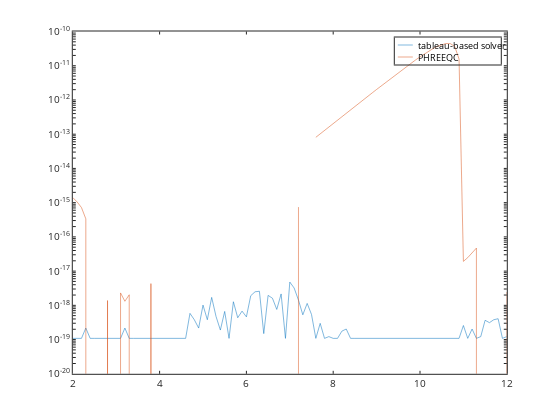

The notebook cell saved with this chart:
### Code cell
semilogy(pH,MASSERR,pH,PMASSERR)
legend('tableau-based solver','PHREEQC')

### Figure 1 — Plotly figure (JSON) as saved in the notebook; plotly's stock layout.template omitted (floating-point values rounded to 4 significant figures)
{"data": [{"line": {"color": "rgb(0,113,188)", "dash": "solid", "width": 0.5}, "marker": {"color": "rgb(0,113,188)", "line": {"color": "rgb(0,113,188)"}, "size": 6, "symbol": "none"}, "mode": "lines", "name": "tableau-based solver", "showlegend": true, "type": "scatter", "visibility": true, "x": [2, 2.1, 2.2, 2.3, 2.4, 2.5, 2.6, 2.7, 2.8, 2.9, 3, 3.1, 3.2, 3.3, 3.4, 3.5, 3.6, 3.7, 3.8, 3.9, 4, 4.1, 4.2, 4.3, 4.4, 4.5, 4.6, 4.7, 4.8, 4.9, 5, 5.1, 5.2, 5.3, 5.4, 5.5, 5.6, 5.7, 5.8, 5.9, 6, 6.1, 6.2, 6.3, 6.4, 6.5, 6.6, 6.7, 6.8, 6.9, 7, 7.1, 7.2, 7.3, 7.4, 7.5, 7.6, 7.7, 7.8, 7.9, 8, 8.1, 8.2, 8.3, 8.4, 8.5, 8.6, 8.7, 8.8, 8.9, 9, 9.1, 9.2, 9.3, 9.4, 9.5, 9.6, 9.7, 9.8, 9.9, 10, 10.1, 10.2, 10.3, 10.4, 10.5, 10.6, 10.7, 10.8, 10.9, 11, 11.1, 11.2, 11.3, 11.4, 11.5, 11.6, 11.7, 11.8, 11.9, 12], "xaxis": "x", "y": [1.084e-19, 1.084e-19, 1.084e-19, 2.168e-19, 1.084e-19, 1.084e-19, 1.084e-19, 1.084e-19, 1.084e-19, 1.084e-19, 1.084e-19, 1.084e-19, 2.168e-19, 1.084e-19, 1.084e-19, 1.084e-19, 1.084e-19, 1.084e-19, 1.084e-19, 1.084e-19, 1.084e-19, 1.084e-19, 1.084e-19, 1.084e-19, 1.084e-19, 1.084e-19, 1.084e-19, 5.828e-19, 3.795e-19, 2.168e-19, 1.016e-18, 3.795e-19, 1.708e-18, 4.743e-19, 1.897e-19, 6.641e-19, 1.084e-19, 1.274e-18, 4.337e-19, 6.776e-19, 4.608e-19, 1.911e-18, 2.494e-18, 2.575e-18, 1.491e-19, 1.952e-18, 1.613e-18, 7.589e-19, 2.155e-18, 1.084e-19, 4.784e-18, 3.212e-18, 1.423e-18, 5.285e-19, 1.138e-18, 5.421e-19, 1.084e-19, 2.982e-19, 1.084e-19, 1.22e-19, 1.084e-19, 1.084e-19, 1.762e-19, 2.033e-19, 1.084e-19, 1.084e-19, 1.084e-19, 1.084e-19, 1.084e-19, 1.084e-19, 1.084e-19, 1.084e-19, 1.084e-19, 1.084e-19, 1.084e-19, 1.084e-19, 1.084e-19, 1.084e-19, 1.084e-19, 1.084e-19, 1.084e-19, 1.084e-19, 1.084e-19, 1.084e-19, 1.084e-19, 1.084e-19, 1.084e-19, 1.084e-19, 1.084e-19, 1.084e-19, 2.575e-19, 1.084e-19, 2.033e-19, 1.084e-19, 1.22e-19, 3.659e-19, 3.117e-19, 3.795e-19, 4.066e-19, 1.084e-19, 1.22e-19], "yaxis": "y"}, {"line": {"color": "rgb(216,82,24)", "dash": "solid", "width": 0.5}, "marker": {"color": "rgb(216,82,24)", "line": {"color": "rgb(216,82,24)"}, "size": 6, "symbol": "none"}, "mode": "lines", "name": "PHREEQC", "showlegend": true, "type": "scatter", "visibility": true, "x": [2, 2.1, 2.2, 2.3, 2.4, 2.5, 2.6, 2.7, 2.8, 2.9, 3, 3.1, 3.2, 3.3, 3.4, 3.5, 3.6, 3.7, 3.8, 3.9, 4, 4.1, 4.2, 4.3, 4.4, 4.5, 4.6, 4.7, 4.8, 4.9, 5, 5.1, 5.2, 5.3, 5.4, 5.5, 5.6, 5.7, 5.8, 5.9, 6, 6.1, 6.2, 6.3, 6.4, 6.5, 6.6, 6.7, 6.8, 6.9, 7, 7.1, 7.2, 7.3, 7.4, 7.5, 7.6, 7.7, 7.8, 7.9, 8, 8.1, 8.2, 8.3, 8.4, 8.5, 8.6, 8.7, 8.8, 8.9, 9, 9.1, 9.2, 9.3, 9.4, 9.5, 9.6, 9.7, 9.8, 9.9, 10, 10.1, 10.2, 10.3, 10.4, 10.5, 10.6, 10.7, 10.8, 10.9, 11, 11.1, 11.2, 11.3, 11.4, 11.5, 11.6, 11.7, 11.8, 11.9, 12], "xaxis": "x", "y": [1.407e-15, 1.048e-15, 7.183e-16, 3.368e-16, -2.512e-16, -3.89e-18, -5.421e-19, -4.879e-19, 1.382e-18, -1.884e-18, -3.754e-18, 2.304e-18, 1.315e-18, 2.033e-18, -2.439e-18, -5.204e-18, -1.133e-17, -5.329e-17, 4.323e-18, -2.941e-18, -1.21e-10, -1.138e-10, -7.194e-11, -4.067e-11, -2.206e-11, -1.179e-11, -5.892e-12, -2.413e-12, -9.938e-13, null, null, null, null, null, null, -1.356e-14, null, null, null, null, null, null, null, null, -3.278e-15, null, null, null, null, null, -5.363e-15, -3.653e-15, 7.422e-16, null, 2.776e-14, null, 8.112e-14, 1.026e-13, 1.292e-13, 1.626e-13, 2.047e-13, 2.575e-13, 3.242e-13, 4.08e-13, 5.133e-13, 6.458e-13, 8.122e-13, 1.021e-12, 1.284e-12, 1.613e-12, 2.026e-12, 2.543e-12, 3.19e-12, 3.996e-12, 5.001e-12, 6.248e-12, 7.79e-12, 9.686e-12, 1.2e-11, 1.481e-11, 1.816e-11, 2.211e-11, 2.663e-11, 3.161e-11, 3.677e-11, 4.15e-11, 4.464e-11, 4.415e-11, 3.65e-11, 1.569e-11, 1.927e-17, 2.476e-17, 3.373e-17, 4.704e-17, -1.71e-16, -5.164e-18, -4.608e-18, -3.077e-16, -3.659e-19, -2.155e-18, 2.439e-18], "yaxis": "y"}, {"hoverinfo": "none", "line": {"color": "rgb(0,113,188)", "dash": "solid", "width": 0.5}, "marker": {"color": "rgb(0,113,188)", "line": {"color": "rgb(0,113,188)"}, "size": 6, "symbol": "none"}, "mode": "lines", "name": "", "showlegend": false, "type": "scatter", "visibility": true, "x": [3, 18], "xaxis": "x2", "y": [7.5, 7.5], "yaxis": "y2"}, {"hoverinfo": "none", "line": {"color": "rgb(216,82,24)", "dash": "solid", "width": 0.5}, "marker": {"color": "rgb(216,82,24)", "line": {"color": "rgb(216,82,24)"}, "size": 6, "symbol": "none"}, "mode": "lines", "name": "", "showlegend": false, "type": "scatter", "visibility": true, "x": [3, 18], "xaxis": "x2", "y": [19.5, 19.5], "yaxis": "y2"}], "layout": {"annotations": [{"font": {"color": "rgb(0, 0, 0)", "size": 9}, "showarrow": false, "text": "tableau-based solver", "x": 21, "xanchor": "left", "xref": "x2", "y": 7.5, "yanchor": "middle", "yref": "y2"}, {"font": {"color": "rgb(0, 0, 0)", "size": 9}, "showarrow": false, "text": "PHREEQC", "x": 21, "xanchor": "left", "xref": "x2", "y": 19.5, "yanchor": "middle", "yref": "y2"}], "height": 420, "hovermode": "closest", "margin": {"b": 0, "l": 0, "r": 0, "t": 0}, "plot_bgcolor": "rgba(0, 0, 0, 0)", "showlegend": false, "width": 560, "xaxis": {"anchor": "y", "autorange": false, "domain": [0.13, 0.905], "exponentformat": "none", "gridcolor": "rgba(38,38,38,0.15)", "gridwidth": 1, "linecolor": "rgb(38,38,38)", "linewidth": 1, "mirror": "ticks", "range": [2, 12], "showgrid": false, "showline": true, "side": "bottom", "spikedash": "solid", "spikemode": "across", "spikesides": false, "spikethickness": 1, "tickangle": 0, "tickcolor": "rgb(38,38,38)", "tickfont": {"color": "rgb(38,38,38)", "size": 10}, "ticklen": 3, "ticks": "inside", "ticktext": ["2", "4", "6", "8", "10", "12"], "tickvals": [2, 4, 6, 8, 10, 12], "title": {"font": {"color": "rgb(0, 0, 0)", "size": 11}, "text": ""}, "type": "linear", "visible": true, "zeroline": false}, "xaxis2": {"anchor": "y2", "autorange": false, "domain": [0.705, 0.8943], "exponentformat": "none", "fixedrange": true, "gridcolor": "rgba(38,38,38,0.15)", "gridwidth": 1, "linecolor": "rgb(38,38,38)", "linewidth": 1, "mirror": true, "range": [0, 106], "showgrid": false, "showline": true, "showspikes": false, "side": "bottom", "spikedash": "solid", "spikemode": "across", "spikesides": false, "spikethickness": 1, "tickangle": 0, "tickcolor": "rgb(38,38,38)", "tickfont": {"color": "rgb(38,38,38)", "size": 9}, "ticklen": 3, "ticks": "", "ticktext": [], "tickvals": [], "title": {"font": {"color": "rgb(0, 0, 0)", "size": 9.9}, "text": ""}, "type": "linear", "visible": true, "zeroline": false}, "yaxis": {"anchor": "x", "autorange": false, "domain": [0.11, 0.925], "exponentformat": "none", "gridcolor": "rgba(38,38,38,0.15)", "gridwidth": 1, "linecolor": "rgb(38,38,38)", "linewidth": 1, "mirror": "ticks", "range": [-20, -10], "showgrid": false, "showline": true, "side": "left", "spikedash": "solid", "spikemode": "across", "spikesides": false, "spikethickness": 1, "tickangle": 0, "tickcolor": "rgb(38,38,38)", "tickfont": {"color": "rgb(38,38,38)", "size": 10}, "ticklen": 3, "ticks": "inside", "ticktext": ["10<sup>-20</sup>", "", "", "", "", "", "", "", "", "10<sup>-19</sup>", "", "", "", "", "", "", "", "", "10<sup>-18</sup>", "", "", "", "", "", "", "", "", "10<sup>-17</sup>", "", "", "", "", "", "", "", "", "10<sup>-16</sup>", "", "", "", "", "", "", "", "", "10<sup>-15</sup>", "", "", "", "", "", "", "", "", "10<sup>-14</sup>", "", "", "", "", "", "", "", "", "10<sup>-13</sup>", "", "", "", "", "", "", "", "", "10<sup>-12</sup>", "", "", "", "", "", "", "", "", "10<sup>-11</sup>", "", "", "", "", "", "", "", "", "10<sup>-10</sup>"], "tickvals": [1e-20, 2e-20, 3e-20, 4e-20, 5e-20, 6e-20, 7e-20, 8e-20, 9e-20, 1e-19, 2e-19, 3e-19, 4e-19, 5e-19, 6e-19, 7e-19, 8e-19, 9e-19, 1e-18, 2e-18, 3e-18, 4e-18, 5e-18, 6e-18, 7e-18, 8e-18, 9e-18, 1e-17, 2e-17, 3e-17, 4e-17, 5e-17, 6e-17, 7e-17, 8e-17, 9e-17, 1e-16, 2e-16, 3e-16, 4e-16, 5e-16, 6e-16, 7e-16, 8e-16, 9e-16, 1e-15, 2e-15, 3e-15, 4e-15, 5e-15, 6e-15, 7e-15, 8e-15, 9e-15, 1e-14, 2e-14, 3e-14, 4e-14, 5e-14, 6e-14, 7e-14, 8e-14, 9e-14, 1e-13, 2e-13, 3e-13, 4e-13, 5e-13, 6e-13, 7e-13, 8e-13, 9e-13, 1e-12, 2e-12, 3e-12, 4e-12, 5e-12, 6e-12, 7e-12, 8e-12, 9e-12, 1e-11, 2e-11, 3e-11, 4e-11, 5e-11, 6e-11, 7e-11, 8e-11, 9e-11, 1e-10], "title": {"font": {"color": "rgb(0, 0, 0)", "size": 11}, "text": ""}, "type": "log", "visible": true, "zeroline": false}, "yaxis2": {"anchor": "x2", "autorange": false, "domain": [0.8464, 0.9107], "exponentformat": "none", "fixedrange": true, "gridcolor": "rgba(38,38,38,0.15)", "gridwidth": 1, "linecolor": "rgb(38,38,38)", "linewidth": 1, "mirror": true, "range": [27, 0], "showgrid": false, "showline": true, "showspikes": false, "side": "left", "spikedash": "solid", "spikemode": "across", "spikesides": false, "spikethickness": 1, "tickangle": 0, "tickcolor": "rgb(38,38,38)", "tickfont": {"color": "rgb(38,38,38)", "size": 9}, "ticklen": 3, "ticks": "", "ticktext": [], "tickvals": [], "title": {"font": {"color": "rgb(0, 0, 0)", "size": 9.9}, "text": ""}, "type": "linear", "visible": true, "zeroline": false}}}
